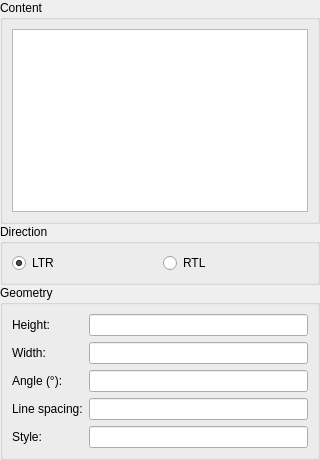
<?xml version="1.0" encoding="UTF-8"?>
<ui version="4.0">
 <class>LC_MTextPropertiesEditingWidget</class>
 <widget class="QWidget" name="LC_MTextPropertiesEditingWidget">
  <property name="geometry">
   <rect>
    <x>0</x>
    <y>0</y>
    <width>320</width>
    <height>460</height>
   </rect>
  </property>
  <property name="windowTitle">
   <string>Form</string>
  </property>
  <layout class="QVBoxLayout" name="verticalLayout">
   <property name="leftMargin"><number>0</number></property>
   <property name="topMargin"><number>0</number></property>
   <property name="rightMargin"><number>0</number></property>
   <property name="bottomMargin"><number>0</number></property>
   <property name="spacing"><number>0</number></property>
   <item>
    <widget class="QGroupBox" name="gbContent">
     <property name="title">
      <string>Content</string>
     </property>
     <layout class="QVBoxLayout" name="vlContent">
      <item>
       <widget class="QPlainTextEdit" name="teText">
        <property name="toolTip">
         <string>MText content. Format codes (\F, \P, \S) are accepted as-is.</string>
        </property>
        <property name="minimumSize">
         <size><width>0</width><height>96</height></size>
        </property>
       </widget>
      </item>
     </layout>
    </widget>
   </item>
   <item>
    <widget class="QGroupBox" name="gbDirection">
     <property name="title">
      <string>Direction</string>
     </property>
     <layout class="QHBoxLayout" name="hlDirection">
      <item>
       <widget class="QRadioButton" name="rbLeftToRight">
        <property name="toolTip">
         <string>Left-to-right paragraph base direction (UAX#9)</string>
        </property>
        <property name="text">
         <string>LTR</string>
        </property>
        <property name="checked">
         <bool>true</bool>
        </property>
       </widget>
      </item>
      <item>
       <widget class="QRadioButton" name="rbRightToLeft">
        <property name="toolTip">
         <string>Right-to-left paragraph base direction (UAX#9)</string>
        </property>
        <property name="text">
         <string>RTL</string>
        </property>
       </widget>
      </item>
     </layout>
    </widget>
   </item>
   <item>
    <widget class="QGroupBox" name="gbGeometry">
     <property name="title">
      <string>Geometry</string>
     </property>
     <layout class="QGridLayout" name="glGeometry" columnstretch="0,5">
      <item row="0" column="0"><widget class="QLabel" name="lHeight"><property name="text"><string>Height:</string></property></widget></item>
      <item row="0" column="1"><widget class="QLineEdit" name="leHeight"><property name="toolTip"><string>Nominal text height</string></property></widget></item>
      <item row="1" column="0"><widget class="QLabel" name="lWidth"><property name="text"><string>Width:</string></property></widget></item>
      <item row="1" column="1"><widget class="QLineEdit" name="leWidth"><property name="toolTip"><string>Reference rectangle width</string></property><property name="readOnly"><bool>true</bool></property></widget></item>
      <item row="2" column="0"><widget class="QLabel" name="lAngle"><property name="text"><string>Angle (°):</string></property></widget></item>
      <item row="2" column="1"><widget class="QLineEdit" name="leAngle"><property name="toolTip"><string>Rotation angle in degrees (UCS)</string></property></widget></item>
      <item row="3" column="0"><widget class="QLabel" name="lLineSpacing"><property name="text"><string>Line spacing:</string></property></widget></item>
      <item row="3" column="1"><widget class="QLineEdit" name="leLineSpacing"><property name="toolTip"><string>Line spacing factor</string></property></widget></item>
      <item row="4" column="0"><widget class="QLabel" name="lStyle"><property name="text"><string>Style:</string></property></widget></item>
      <item row="4" column="1"><widget class="QLineEdit" name="leStyle"><property name="toolTip"><string>Text style / font name</string></property></widget></item>
     </layout>
    </widget>
   </item>
  </layout>
 </widget>
 <resources/>
 <connections/>
</ui>
